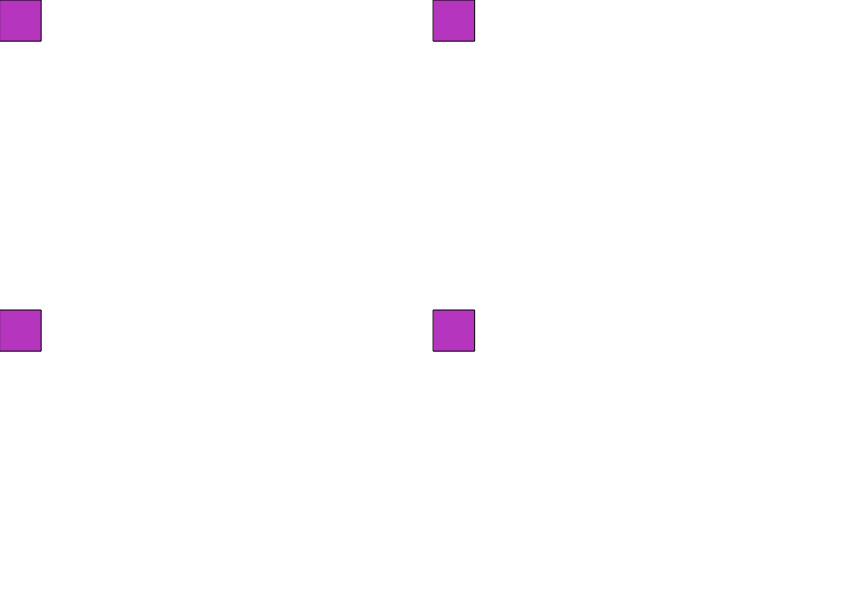
Frame 1 (no input)
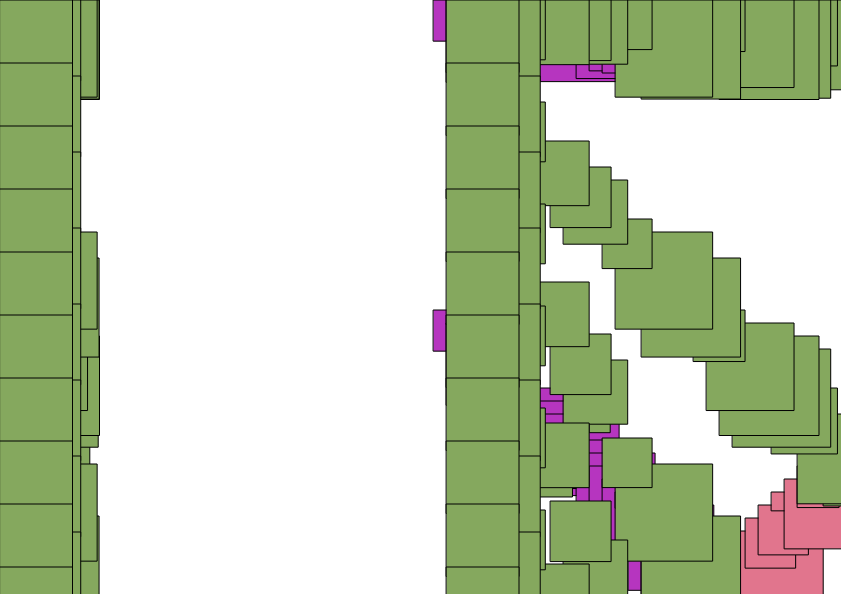
Frame 60 (no input)
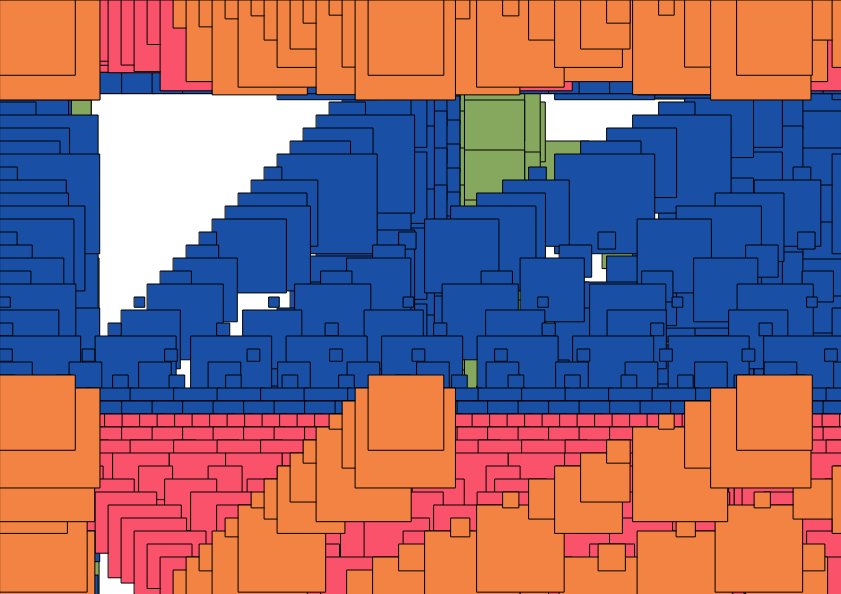
Frame 120 (the mouse pressed at the canvas centre since frame 60)

The p5.js sketch that drew these frames (run headless with seeded random() and noise() and a simulated clock; from frame 60 on, the mouse is pressed at the canvas centre):

// p5.js sketch
// ── sketch.js
let y;
let speedX;
let speedY;
let r;
let g;
let b;


function setup(){
  createCanvas(841, 594);
  x = width/2;
  y = height/2;
  speedX = (13);
  speedY = (13);
  r = random(255);
  g = random(255);
  b = random(255);
}

function draw(){
    var size = random(10, 100);
    
    
  x += speedX;
  y += speedY;


        
  if (x>816) {
    speedX = -speedX;
    r = random(255);
    g = random(255);
    b = random(255);
  }


  if (x<25) {
    speedX = -speedX;
    r = random(255);
    g = random(255);
    b = random(255);
  }


  if (y>569) {
  speedY = -speedY;
  r = random(255);
  g = random(255);
  b = random(255);
  }

  if (y<25) {
  speedY = -speedY;
  r = random(255);
  g = random(255);
  b = random(255);
  }


    for (let t = 0; t < 50; t++) {
    for (let v = 0; v < 50; v++) {

  fill(r,g,b);
  rect(x  * t, y * v, size, size);
        
    }
}
}
